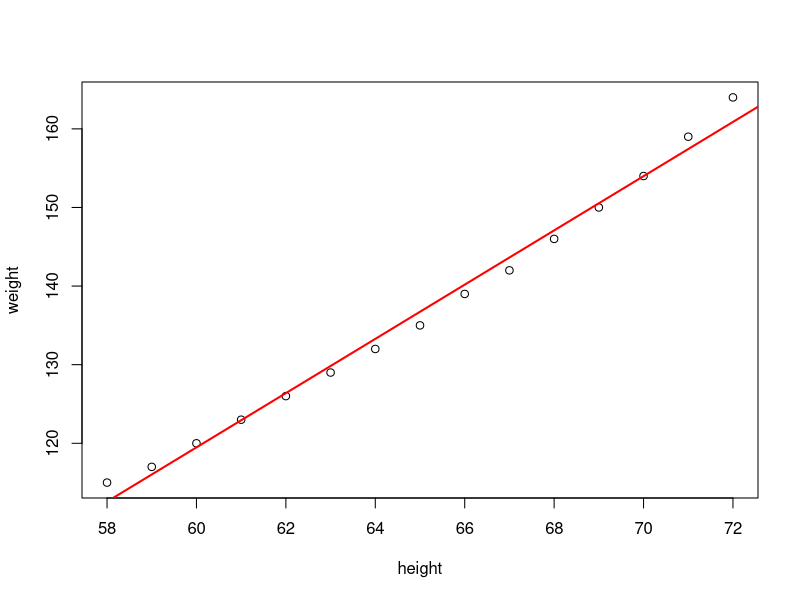
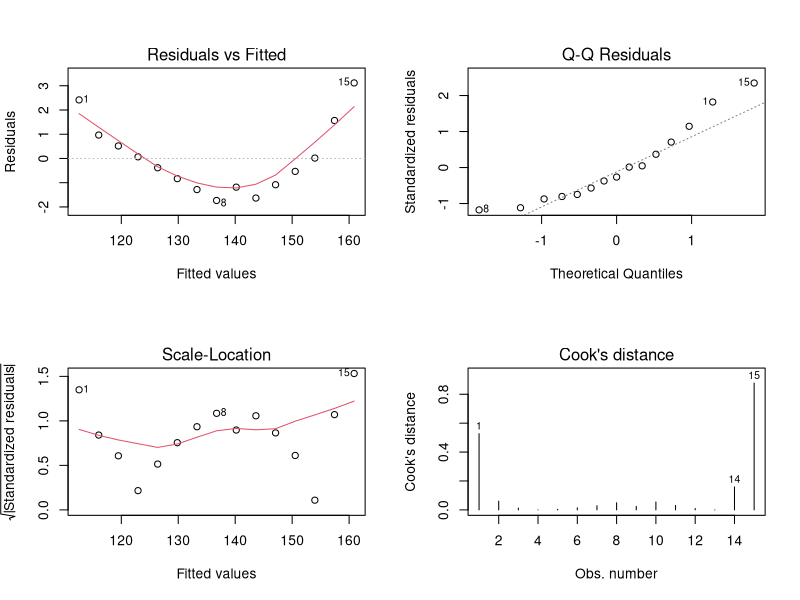
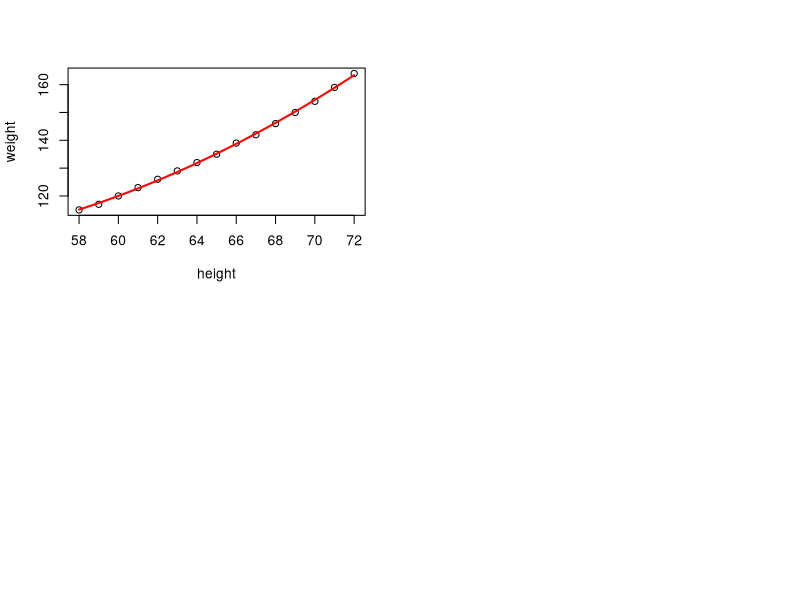
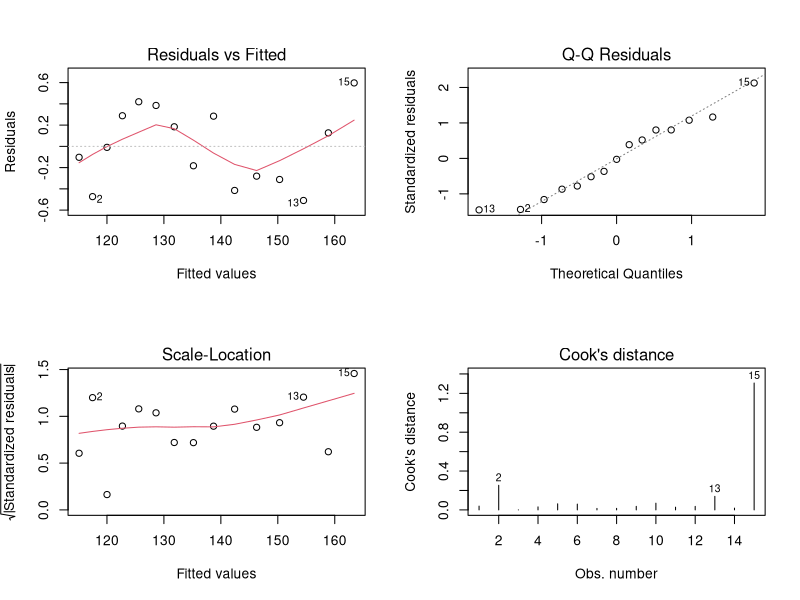
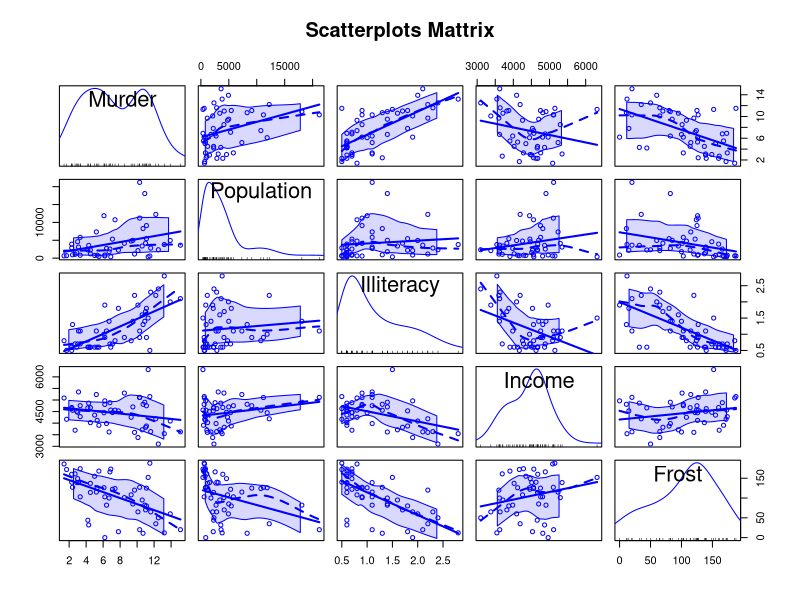
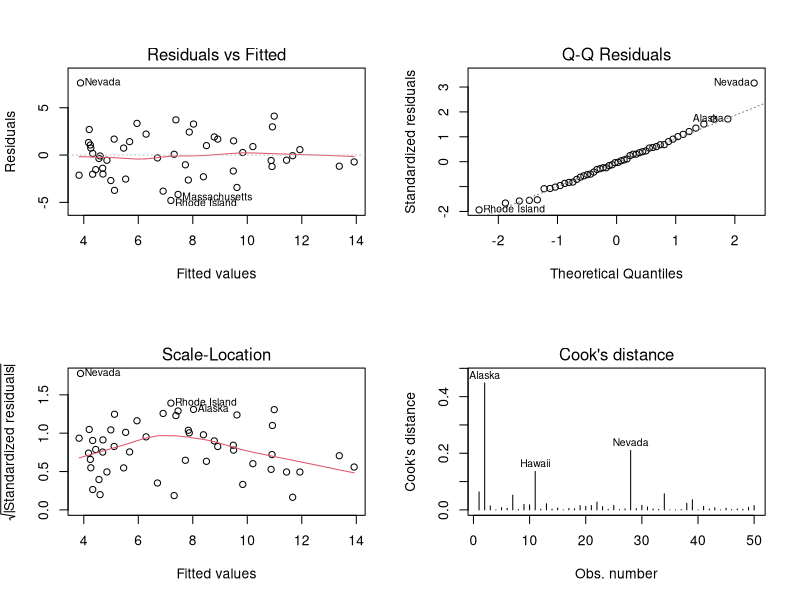
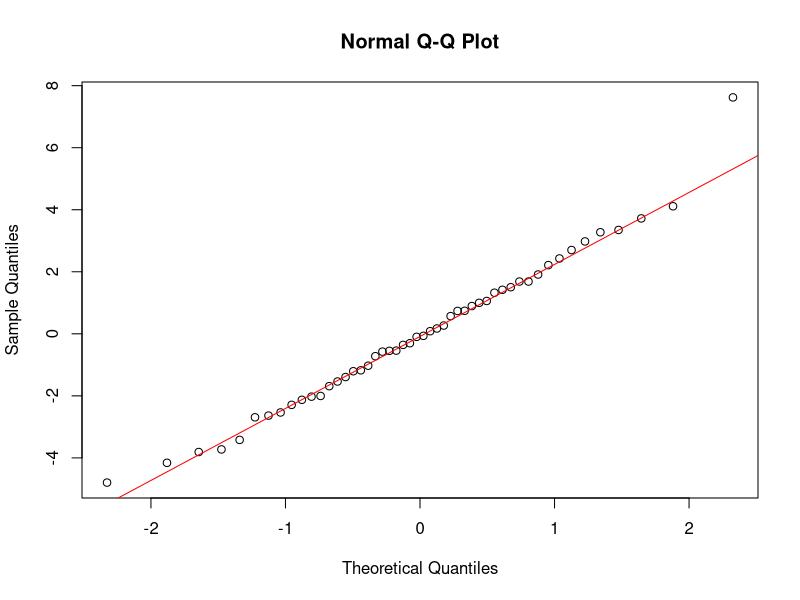
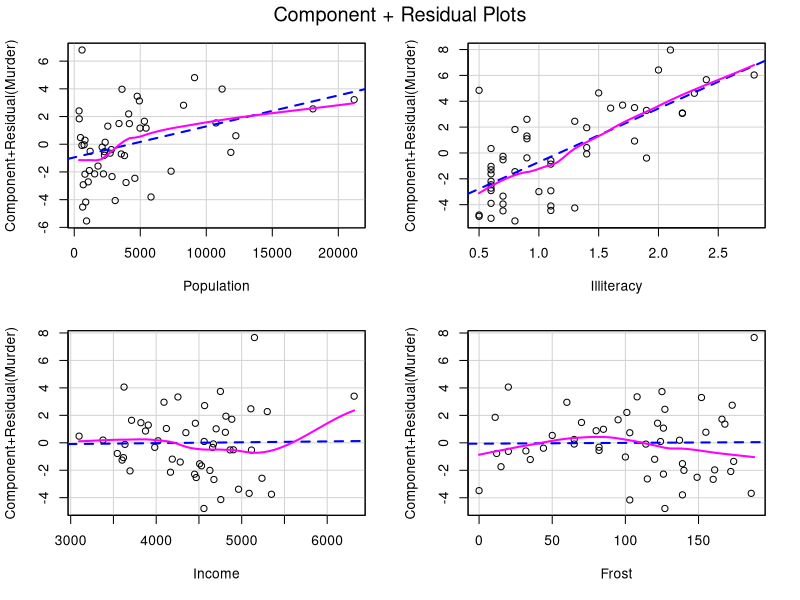

R code for these plots, in order: (Note: this script raises an error after producing the figures.)
## ---- chunk 1
knitr::opts_chunk$set(echo = TRUE)
## ---- chunk 2
# fitting a simple linear regression model
fit <- lm(weight~height,data = women)

# get the summary output of the model
summary(fit) 

# the fitted values
fitted(fit)
fit$fitted.values

# the residuals
residuals(fit)
fit$residuals

# the fitted regression line on the scatterplot
plot(weight ~ height , data = women)
abline(fit, col = "red", lwd = 2)

# residuals analysis plots
par(mfrow = c(2,2))
plot(fit, 1:4)

# make predictions
predict(fit, newdata = data.frame(height = 66), interval = "prediction", level = 0.95)

predict(fit, newdata = data.frame(height = 66), interval = "confidence", level = 0.95)

## ---- chunk 3
# the predictors contain some polynomial terms
fit2 <- lm(weight ~ height + I(height^2), data = women)
summary(fit2)

# fitted curves on the scatterplot
plot(weight ~ height , data = women)
lines(women$height, fitted(fit2), col = "red", lwd = 2)

# residual analysis
par(mfrow = c(2,2))
plot(fit2, 1:4)

# test if the quadratic term of height is effective
anova(fit, fit2)
# since the p values is significant, the quadratic term of height is effective.
## ---- chunk 4
# The data provided in R
library("dplyr")
state.x77 <- as.data.frame(state.x77)
glimpse(state.x77)

# select some variables to form a new dataset named states
states <- state.x77 %>%
   select(Murder, Population, Illiteracy, Income, Frost)
## ---- chunk 5
## EDA
# obtain the correlation of variables of interest
cor(states)
# scatterplot matrix
library(car)
scatterplotMatrix(states,spread = FALSE, smoother.args = list(lty = 2),
                  main ="Scatterplots Mattrix")
## ---- chunk 6
# fit a multiple linear regression model
fit <- lm(Murder ~ Population + Illiteracy + Income + Frost,data=states)
# or
# fit <- lm(Murder ~ .,data=states)
summary(fit)

## ---- chunk 7
# model diagnostics
par(mfrow = c(2,2))
plot(fit, 1:4)

# check the assumption of normality of residuals
par(mfrow = c(1,1))
qqnorm(residuals(fit))
qqline(residuals(fit), col = "red")
# shapiro Wilk test for normality
shapiro.test(residuals(fit)) 

# check the assumption of independence of residuals
durbinWatsonTest(fit)

# check the assumption of linearity
library(car)
crPlots(fit)

# check the constant variance of residuals
library(car)
ncvTest(fit)

# Test if the multi-collinearity exists
library(car)
vif(fit)

# Detecting outliers
library(car)
outlierTest(fit)


# find high-leverage points
hat.plot <- function(fit){
     p <- length(coefficients(fit))
     n <- length(fitted(fit))
     plot(hatvalues(fit), main="Index Plot of Hat Values")
     abline(h=c(2,3)*p/n, col="red", lty=2)
     identify(1:n, hatvalues(fit), names(hatvalues(fit)))
}
hat.plot(fit)

# find influential points
cutoff <- 4/(nrow(states)-length(fit$coefficients)-2)
plot(fit,which = 4, cook.levels = cutoff)
abline(h = cutoff, lty = 2, col="blue")

## ---- chunk 8
#  stepwise regression 
library(MASS)
stepAIC(fit, direction="backward")
stepAIC(fit, direction="forward")
stepAIC(fit, direction="both")

## ---- chunk 9
# best subset regression model
library(leaps)
leaps_mod <- regsubsets(Murder ~ Population + Illiteracy + Income + Frost,
                        data=states, nbest=4)
plot(leaps_mod, scale="adjr2")

plot(leaps_mod, scale="Cp")
## ---- chunk 10
fit1 <- lm(Murder ~ Population + Illiteracy + Income + Frost + Population:Income,
          data=states)
summary(fit1)

anova(fit, fit1)
# showing the interaction not work

## ---- chunk 11
library("MASS")
fit3 <- rlm(Murder ~ Population + Illiteracy + Income + Frost,data=states)
summary(fit3)

par(mfrow = c(2,2))
plot(fit3, 1:4)
